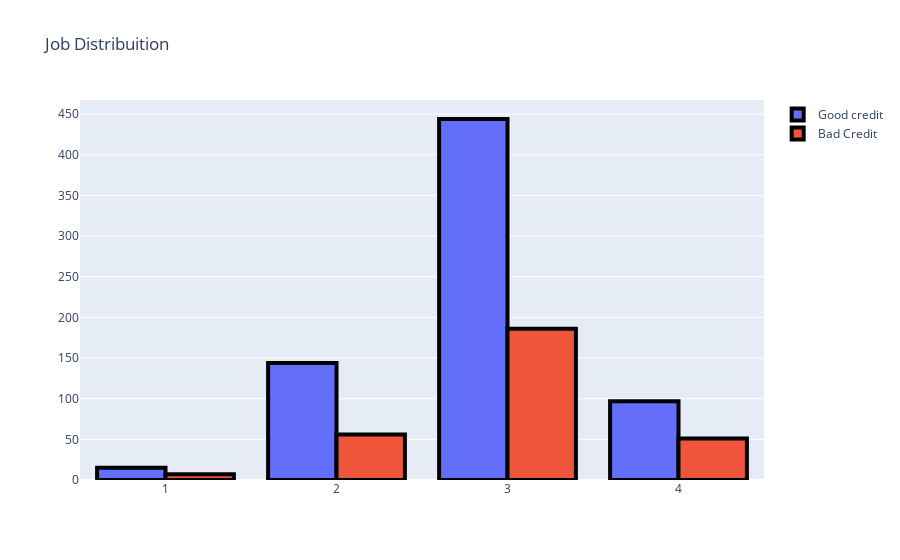

The notebook cell this image was saved under:
### Markdown cell above
## Job situation distr

### Code cell
Good = go.Bar(
    x = df[df["Y"]== 1]["X17"].value_counts().index.values,
    y = df[df["Y"]== 1]["X17"].value_counts().values,
    name='Good credit'
)

Bad = go.Bar(
    x = df[df["Y"]== 2]["X17"].value_counts().index.values,
    y = df[df["Y"]== 2]["X17"].value_counts().values,
    name="Bad Credit"
)

data = [Good, Bad]

layout = go.Layout(
    title='Job Distribuition'
)

fig = go.Figure(data=data, layout=layout)
fig.data[0].marker.line.width = 4
fig.data[0].marker.line.color = "black"
fig.data[1].marker.line.width = 4
fig.data[1].marker.line.color = "black"

py.iplot(fig, filename='job-Grouped')

### Figure 1 — Plotly figure (JSON) as saved in the notebook; plotly's stock layout.template omitted (floating-point values rounded to 4 significant figures)
{"data": [{"marker": {"line": {"color": "black", "width": 4}}, "name": "Good credit", "type": "bar", "x": [3, 2, 4, 1], "y": [444, 144, 97, 15]}, {"marker": {"line": {"color": "black", "width": 4}}, "name": "Bad Credit", "type": "bar", "x": [3, 2, 4, 1], "y": [186, 56, 51, 7]}], "layout": {"title": {"text": "Job Distribuition"}}}
